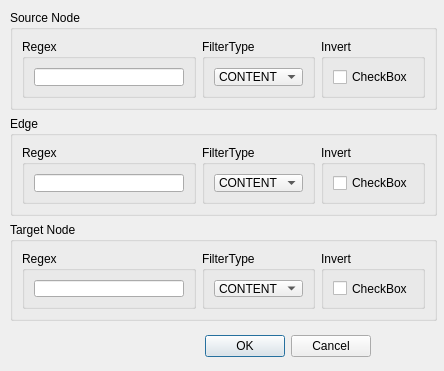
<?xml version="1.0" encoding="UTF-8"?>
<ui version="4.0">
 <class>AddRegexFilterDialog</class>
 <widget class="QDialog" name="AddRegexFilterDialog">
  <property name="geometry">
   <rect>
    <x>0</x>
    <y>0</y>
    <width>444</width>
    <height>371</height>
   </rect>
  </property>
  <property name="windowTitle">
   <string>Dialog</string>
  </property>
  <widget class="QDialogButtonBox" name="buttonBox">
   <property name="geometry">
    <rect>
     <x>30</x>
     <y>330</y>
     <width>341</width>
     <height>32</height>
    </rect>
   </property>
   <property name="orientation">
    <enum>Qt::Horizontal</enum>
   </property>
   <property name="standardButtons">
    <set>QDialogButtonBox::Cancel|QDialogButtonBox::Ok</set>
   </property>
  </widget>
  <widget class="QWidget" name="layoutWidget">
   <property name="geometry">
    <rect>
     <x>10</x>
     <y>10</y>
     <width>427</width>
     <height>311</height>
    </rect>
   </property>
   <layout class="QVBoxLayout" name="verticalLayout_8">
    <item>
     <widget class="QGroupBox" name="groupBox_SourceNode">
      <property name="title">
       <string>Source Node</string>
      </property>
      <layout class="QVBoxLayout" name="verticalLayout_3">
       <item>
        <layout class="QHBoxLayout" name="horizontalLayout_4">
         <item>
          <widget class="QGroupBox" name="groupBox_Regex_2">
           <property name="title">
            <string>Regex</string>
           </property>
           <layout class="QHBoxLayout" name="horizontalLayout_5">
            <item>
             <widget class="QLineEdit" name="lineEdit_Regex_SourceNode"/>
            </item>
           </layout>
          </widget>
         </item>
         <item>
          <widget class="QGroupBox" name="groupBox_4">
           <property name="title">
            <string>FilterType</string>
           </property>
           <layout class="QHBoxLayout" name="horizontalLayout_6">
            <item>
             <widget class="QComboBox" name="comboBox_Type_SourceNode">
              <property name="sizePolicy">
               <sizepolicy hsizetype="Fixed" vsizetype="Fixed">
                <horstretch>0</horstretch>
                <verstretch>0</verstretch>
               </sizepolicy>
              </property>
              <item>
               <property name="text">
                <string>CONTENT</string>
               </property>
              </item>
              <item>
               <property name="text">
                <string>CLASS</string>
               </property>
              </item>
             </widget>
            </item>
           </layout>
          </widget>
         </item>
         <item>
          <widget class="QGroupBox" name="groupBox_5">
           <property name="title">
            <string>Invert</string>
           </property>
           <layout class="QVBoxLayout" name="verticalLayout_2">
            <item>
             <widget class="QCheckBox" name="checkBox_Invert_SourceNode">
              <property name="text">
               <string>CheckBox</string>
              </property>
             </widget>
            </item>
           </layout>
          </widget>
         </item>
        </layout>
       </item>
      </layout>
     </widget>
    </item>
    <item>
     <widget class="QGroupBox" name="groupBox_Edge">
      <property name="title">
       <string>Edge</string>
      </property>
      <layout class="QVBoxLayout" name="verticalLayout_4">
       <item>
        <layout class="QHBoxLayout" name="horizontalLayout_7">
         <item>
          <widget class="QGroupBox" name="groupBox_Regex_3">
           <property name="title">
            <string>Regex</string>
           </property>
           <layout class="QHBoxLayout" name="horizontalLayout_8">
            <item>
             <widget class="QLineEdit" name="lineEdit_Regex_Edge"/>
            </item>
           </layout>
          </widget>
         </item>
         <item>
          <widget class="QGroupBox" name="groupBox_7">
           <property name="title">
            <string>FilterType</string>
           </property>
           <layout class="QHBoxLayout" name="horizontalLayout_9">
            <item>
             <widget class="QComboBox" name="comboBox_Type_Edge">
              <property name="sizePolicy">
               <sizepolicy hsizetype="Fixed" vsizetype="Fixed">
                <horstretch>0</horstretch>
                <verstretch>0</verstretch>
               </sizepolicy>
              </property>
              <item>
               <property name="text">
                <string>CONTENT</string>
               </property>
              </item>
              <item>
               <property name="text">
                <string>CLASS</string>
               </property>
              </item>
             </widget>
            </item>
           </layout>
          </widget>
         </item>
         <item>
          <widget class="QGroupBox" name="groupBox_8">
           <property name="title">
            <string>Invert</string>
           </property>
           <layout class="QVBoxLayout" name="verticalLayout_5">
            <item>
             <widget class="QCheckBox" name="checkBox_Invert_Edge">
              <property name="text">
               <string>CheckBox</string>
              </property>
             </widget>
            </item>
           </layout>
          </widget>
         </item>
        </layout>
       </item>
      </layout>
     </widget>
    </item>
    <item>
     <widget class="QGroupBox" name="groupBox_TargetNode">
      <property name="title">
       <string>Target Node</string>
      </property>
      <layout class="QVBoxLayout" name="verticalLayout_6">
       <item>
        <layout class="QHBoxLayout" name="horizontalLayout_10">
         <item>
          <widget class="QGroupBox" name="groupBox_Regex_4">
           <property name="title">
            <string>Regex</string>
           </property>
           <layout class="QHBoxLayout" name="horizontalLayout_11">
            <item>
             <widget class="QLineEdit" name="lineEdit_Regex_TargetNode"/>
            </item>
           </layout>
          </widget>
         </item>
         <item>
          <widget class="QGroupBox" name="groupBox_10">
           <property name="title">
            <string>FilterType</string>
           </property>
           <layout class="QHBoxLayout" name="horizontalLayout_12">
            <item>
             <widget class="QComboBox" name="comboBox_Type_TargetNode">
              <property name="sizePolicy">
               <sizepolicy hsizetype="Fixed" vsizetype="Fixed">
                <horstretch>0</horstretch>
                <verstretch>0</verstretch>
               </sizepolicy>
              </property>
              <item>
               <property name="text">
                <string>CONTENT</string>
               </property>
              </item>
              <item>
               <property name="text">
                <string>CLASS</string>
               </property>
              </item>
             </widget>
            </item>
           </layout>
          </widget>
         </item>
         <item>
          <widget class="QGroupBox" name="groupBox_11">
           <property name="title">
            <string>Invert</string>
           </property>
           <layout class="QVBoxLayout" name="verticalLayout_7">
            <item>
             <widget class="QCheckBox" name="checkBox_Invert_TargetNode">
              <property name="text">
               <string>CheckBox</string>
              </property>
             </widget>
            </item>
           </layout>
          </widget>
         </item>
        </layout>
       </item>
      </layout>
     </widget>
    </item>
   </layout>
  </widget>
 </widget>
 <resources/>
 <connections>
  <connection>
   <sender>buttonBox</sender>
   <signal>accepted()</signal>
   <receiver>AddRegexFilterDialog</receiver>
   <slot>accept()</slot>
   <hints>
    <hint type="sourcelabel">
     <x>248</x>
     <y>254</y>
    </hint>
    <hint type="destinationlabel">
     <x>157</x>
     <y>274</y>
    </hint>
   </hints>
  </connection>
  <connection>
   <sender>buttonBox</sender>
   <signal>rejected()</signal>
   <receiver>AddRegexFilterDialog</receiver>
   <slot>reject()</slot>
   <hints>
    <hint type="sourcelabel">
     <x>316</x>
     <y>260</y>
    </hint>
    <hint type="destinationlabel">
     <x>286</x>
     <y>274</y>
    </hint>
   </hints>
  </connection>
 </connections>
</ui>
